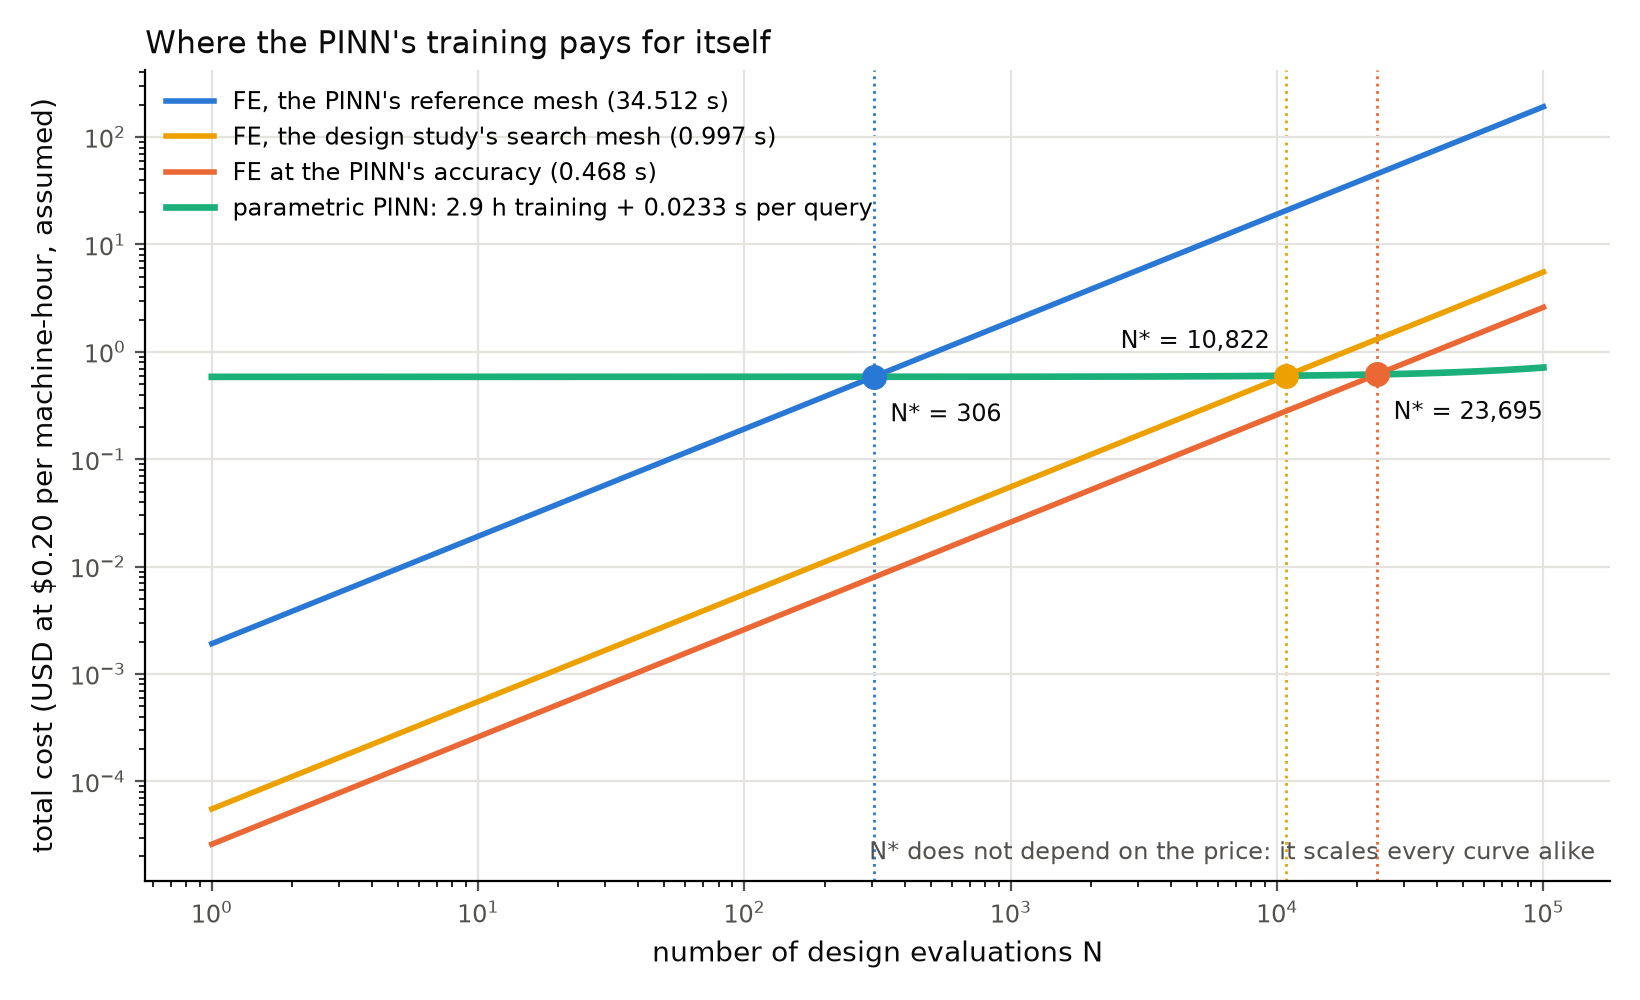

Recreate this plot in Python.
"""Figure B: amortisation and the economic break-even of the parametric PINN.

Standalone: numpy and matplotlib only. Times measured by
`python -m bifurcation.cost --config bifurcation/cost_re10.yaml`
(docs/bifurcation_re10-cost.json), each job alone on one 4-core machine, so a
measured wall-clock second is a machine-second.

Dollars are machine-hours times a price PRICE_PER_MACHINE_HOUR. The price is an
assumption, not a measurement: set it to your own rate. It scales every curve
by the same factor, so the break-even counts N* = T_train / (t_FE - t_query)
do not depend on it.

The finite-element baselines are counted one solve at a time. Design
evaluations are independent, so four single-process solves can run at once
on the same machine; that divides every FE curve by up to four and multiplies
each N* by up to four, against the PINN. The default here favours the PINN.

    python docs/figures/fig_b_break_even.py   ->   docs/figures/fig_b_break_even.png
"""
import pathlib

import matplotlib

matplotlib.use("Agg")
import matplotlib.pyplot as plt  # noqa: E402
import numpy as np  # noqa: E402

PRICE_PER_MACHINE_HOUR = 0.20     # USD, ASSUMED for illustration (4-vCPU machine)
TRAIN_S = {"original": 9778.0, "corner modes": 10537.0}   # recorded training time
QUERY_S = 0.0233                                          # one drop query, measured
FE = (("FE, the PINN's reference mesh", 34.512, "#2a78d6", (6, -16), "left"),
      ("FE, the design study's search mesh", 0.997, "#eda100", (-6, 10), "right"),
      ("FE at the PINN's accuracy", 0.468, "#eb6834", (6, -16), "left"))
PINN_COLOUR = "#1baf7a"
INK, MUTED, GRID = "#0b0b0b", "#52514e", "#e4e3df"


def dollars(seconds):
    return seconds / 3600.0 * PRICE_PER_MACHINE_HOUR


def main():
    designs = np.logspace(0, 5, 300)
    fig, ax = plt.subplots(figsize=(8.2, 5.0))
    train = TRAIN_S["corner modes"]
    for name, each, colour, offset, align in FE:
        ax.loglog(designs, dollars(designs * each), color=colour, lw=2, label=f"{name} ({each:g} s)")
        n_star = train / (each - QUERY_S)
        ax.plot([n_star], [dollars(n_star * each)], "o", color=colour, ms=8, zorder=4)
        ax.axvline(n_star, color=colour, lw=1, ls=":", zorder=1)
        ax.annotate(f"N* = {n_star:,.0f}", (n_star, dollars(n_star * each)), xytext=offset,
                    textcoords="offset points", fontsize=8.5, color=INK, ha=align)
    ax.loglog(designs, dollars(train + designs * QUERY_S), color=PINN_COLOUR, lw=2.4,
              label=f"parametric PINN: {train / 3600:.1f} h training + {QUERY_S} s per query")
    ax.set_xlabel("number of design evaluations N", fontsize=10, color=INK)
    ax.set_ylabel(f"total cost (USD at ${PRICE_PER_MACHINE_HOUR:.2f} per machine-hour, assumed)",
                  fontsize=10, color=INK)
    ax.set_title("Where the PINN's training pays for itself", fontsize=11, color=INK, loc="left")
    ax.text(0.99, 0.02, "N* does not depend on the price: it scales every curve alike",
            transform=ax.transAxes, ha="right", va="bottom", fontsize=8.5, color=MUTED)
    for side in ("top", "right"):
        ax.spines[side].set_visible(False)
    ax.tick_params(colors=MUTED, labelsize=8.5)
    ax.grid(color=GRID, lw=0.8)
    ax.legend(fontsize=8.5, frameon=False, loc="upper left")
    fig.tight_layout()
    out = pathlib.Path(__file__).with_suffix(".png")
    fig.savefig(out, dpi=200)
    for name, each, *_ in FE:
        print(f"{name}: N* = {train / (each - QUERY_S):,.0f}")
    print(f"wrote {out}")


if __name__ == "__main__":
    main()
